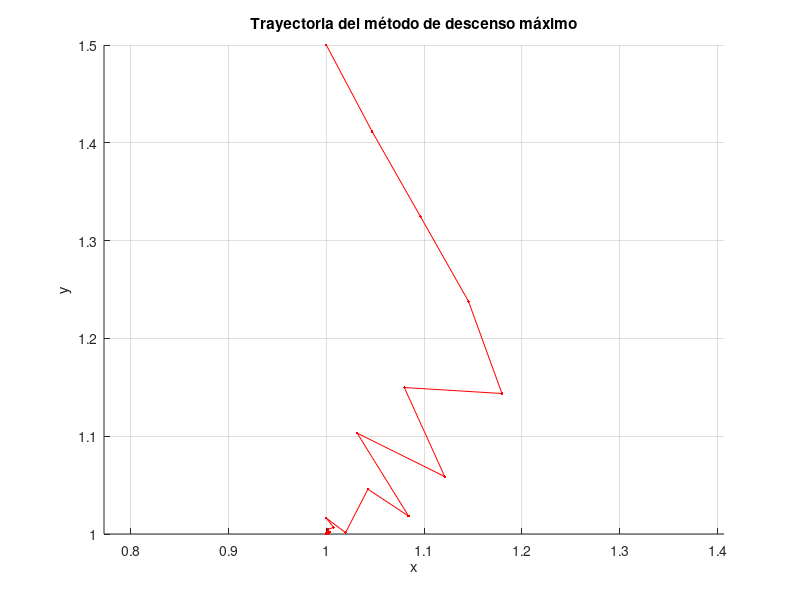

The MATLAB script that drew this image:
%___________________________________________________________________________________________%
% Método del Descenso Máximo para resolver un sistema no lineal                           %
%___________________________________________________________________________________________%

% Este método suele usarse antes de Newton-Raphson cuando no tenemos un buen punto inicial.
% Se permite usar una tolerancia más grande y luego pasar a Newton con la nueva Xn.

format long;

% Definimos las funciones f1 y f2 como igualadas a cero (sistema no lineal)
f1 = @(X) X(1)^2 - X(2);
f2 = @(X) X(2)^2 - X(1)^2 + X(1) - 1;

% Definimos la función g(X) = f1(X)^2 + f2(X)^2 para minimizar
g = @(X) f1(X)^2 + f2(X)^2;

% Derivadas parciales de g (gradiente). MUY IMPORTANTE: comprobar con Symbolic
dgx = @(X) -2*(2*X(1)-1)*(-X(1)^2 + X(1) + X(2)^2 - 1) - 4*X(1)*(-X(1)^2 + X(2));
dgy = @(X) 2*X(2) + 4*X(2)*(-X(1)^2 + X(1) + X(2)^2 - 1) - 2*X(1)^2;

% Punto inicial y parámetros del método
Xn = [1; 1.5];
delta = 1e-8;
N = 100;  % Iteraciones máximas

% Activar figura para dibujar trayectorias
figure;
hold on;
xlabel('x'); ylabel('y');
title('Trayectoria del método de descenso máximo');
grid on;
axis equal;

% Iteraciones del descenso máximo
for i = 1:N
    Xn_ant = Xn;
    vec_grad = [dgx(Xn); dgy(Xn)];
    
    % Paso adaptativo: cuanto menor el gradiente, mayor el paso
    alpha = (1 / norm(vec_grad)) * 0.1;
    X = Xn - alpha * vec_grad;

    % Reducción de paso si no hay descenso
    while g(X) > g(Xn)
        alpha = alpha / 2;
        X = Xn - alpha * vec_grad;
    end

    % Comprobación de convergencia relativa
    if norm(X - Xn_ant) / norm(X) < delta
        fprintf('Convergencia alcanzada en %d iteraciones.\n', i);
        break;
    end

    % Actualizar y representar movimiento
    Xn = X;
    plot([Xn_ant(1) Xn(1)], [Xn_ant(2) Xn(2)], 'r.-');
    pause;  % Para ver paso a paso
end

fprintf('Aproximación final: X = [%.10f ; %.10f]\n', Xn(1), Xn(2));
